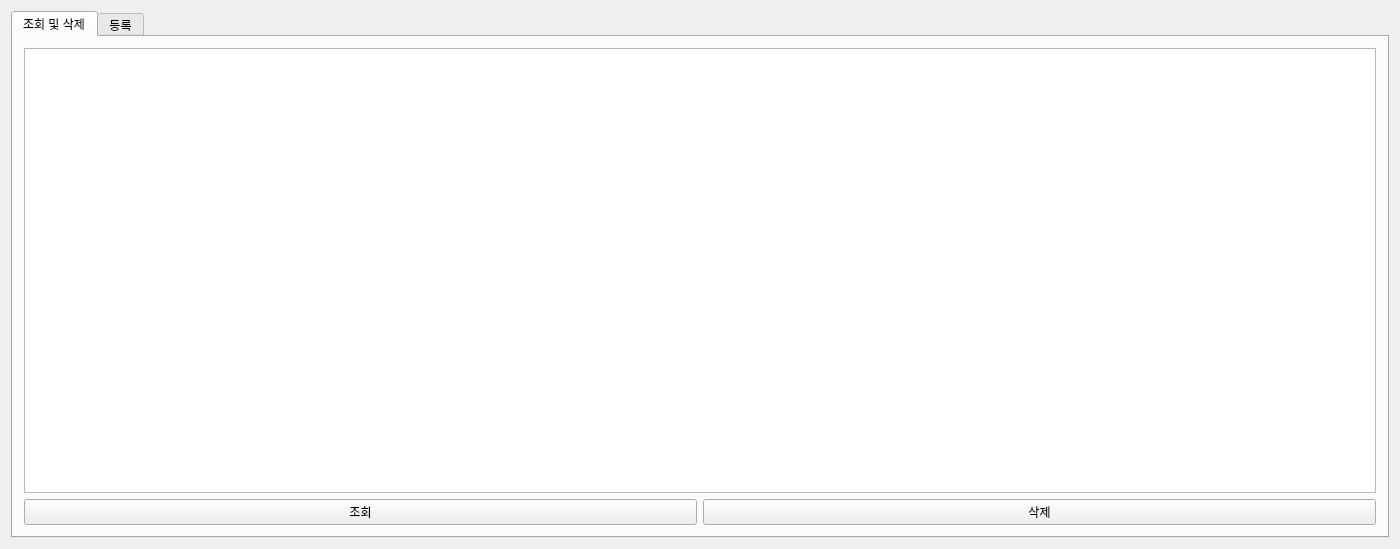
<?xml version="1.0" encoding="UTF-8"?>
<ui version="4.0">
 <class>MainWindow</class>
 <widget class="QMainWindow" name="MainWindow">
  <property name="geometry">
   <rect>
    <x>0</x>
    <y>0</y>
    <width>1400</width>
    <height>549</height>
   </rect>
  </property>
  <property name="windowTitle">
   <string>MainWindow</string>
  </property>
  <widget class="QWidget" name="centralWidget">
   <layout class="QGridLayout" name="gridLayout">
    <item row="0" column="0">
     <widget class="QTabWidget" name="tabWidget">
      <property name="currentIndex">
       <number>0</number>
      </property>
      <widget class="QWidget" name="tab">
       <attribute name="title">
        <string>조회 및 삭제</string>
       </attribute>
       <layout class="QVBoxLayout" name="verticalLayout_2">
        <item>
         <widget class="QTableView" name="tableView">
          <property name="layoutDirection">
           <enum>Qt::LeftToRight</enum>
          </property>
          <property name="sortingEnabled">
           <bool>true</bool>
          </property>
         </widget>
        </item>
        <item>
         <layout class="QHBoxLayout" name="horizontalLayout">
          <item>
           <widget class="QPushButton" name="selectButton">
            <property name="text">
             <string>조회</string>
            </property>
           </widget>
          </item>
          <item>
           <widget class="QPushButton" name="deleteButton">
            <property name="text">
             <string>삭제</string>
            </property>
           </widget>
          </item>
         </layout>
        </item>
       </layout>
      </widget>
      <widget class="QWidget" name="tab_2">
       <attribute name="title">
        <string>등록</string>
       </attribute>
       <layout class="QGridLayout" name="gridLayout_5">
        <item row="0" column="0">
         <layout class="QVBoxLayout" name="verticalLayout">
          <property name="sizeConstraint">
           <enum>QLayout::SetMaximumSize</enum>
          </property>
          <item>
           <layout class="QFormLayout" name="formLayout">
            <item row="0" column="0">
             <widget class="QLabel" name="name_label">
              <property name="autoFillBackground">
               <bool>true</bool>
              </property>
              <property name="text">
               <string>이름</string>
              </property>
              <property name="wordWrap">
               <bool>false</bool>
              </property>
             </widget>
            </item>
            <item row="0" column="1">
             <widget class="QComboBox" name="name_comboBox">
              <property name="editable">
               <bool>true</bool>
              </property>
             </widget>
            </item>
            <item row="2" column="0">
             <widget class="QLabel" name="category_label">
              <property name="text">
               <string>카테고리</string>
              </property>
             </widget>
            </item>
            <item row="2" column="1">
             <widget class="QComboBox" name="category_comboBox">
              <property name="editable">
               <bool>true</bool>
              </property>
             </widget>
            </item>
            <item row="3" column="0">
             <widget class="QLabel" name="keyword_label">
              <property name="text">
               <string>키워드</string>
              </property>
             </widget>
            </item>
            <item row="3" column="1">
             <widget class="QComboBox" name="keyword_comboBox">
              <property name="editable">
               <bool>true</bool>
              </property>
             </widget>
            </item>
            <item row="4" column="0">
             <widget class="QLabel" name="number_label">
              <property name="text">
               <string>보유 수량</string>
              </property>
             </widget>
            </item>
            <item row="4" column="1">
             <widget class="QLineEdit" name="number_lineEdit"/>
            </item>
            <item row="5" column="0">
             <widget class="QLabel" name="price_label">
              <property name="text">
               <string>주당 가격</string>
              </property>
             </widget>
            </item>
            <item row="5" column="1">
             <widget class="QLineEdit" name="price_lineEdit"/>
            </item>
            <item row="6" column="0">
             <widget class="QLabel" name="location_label">
              <property name="text">
               <string>위치</string>
              </property>
             </widget>
            </item>
            <item row="6" column="1">
             <widget class="QComboBox" name="location_comboBox">
              <property name="editable">
               <bool>true</bool>
              </property>
             </widget>
            </item>
            <item row="7" column="0">
             <widget class="QLabel" name="ect_label">
              <property name="text">
               <string>특이사항</string>
              </property>
             </widget>
            </item>
            <item row="7" column="1">
             <widget class="QLineEdit" name="ect_lineEdit"/>
            </item>
            <item row="8" column="0">
             <widget class="QLabel" name="h_label">
              <property name="text">
               <string>수고(H)</string>
              </property>
             </widget>
            </item>
            <item row="8" column="1">
             <widget class="QComboBox" name="h_comboBox">
              <property name="editable">
               <bool>true</bool>
              </property>
             </widget>
            </item>
            <item row="9" column="0">
             <widget class="QLabel" name="r_label">
              <property name="text">
               <string>근원 직경(R)</string>
              </property>
             </widget>
            </item>
            <item row="9" column="1">
             <widget class="QComboBox" name="r_comboBox">
              <property name="editable">
               <bool>true</bool>
              </property>
             </widget>
            </item>
            <item row="10" column="0">
             <widget class="QLabel" name="b_label">
              <property name="text">
               <string>흉고 직경(B)</string>
              </property>
             </widget>
            </item>
            <item row="10" column="1">
             <widget class="QComboBox" name="b_comboBox">
              <property name="editable">
               <bool>true</bool>
              </property>
             </widget>
            </item>
            <item row="11" column="0">
             <widget class="QLabel" name="w_label">
              <property name="text">
               <string>수관 폭(W)</string>
              </property>
             </widget>
            </item>
            <item row="11" column="1">
             <widget class="QComboBox" name="w_comboBox">
              <property name="editable">
               <bool>true</bool>
              </property>
             </widget>
            </item>
            <item row="12" column="0">
             <widget class="QLabel" name="l_label">
              <property name="text">
               <string>수관 길이(L)</string>
              </property>
             </widget>
            </item>
            <item row="12" column="1">
             <widget class="QComboBox" name="l_comboBox">
              <property name="editable">
               <bool>true</bool>
              </property>
             </widget>
            </item>
            <item row="13" column="0">
             <widget class="QLabel" name="t_label">
              <property name="text">
               <string>지하고(T)</string>
              </property>
             </widget>
            </item>
            <item row="13" column="1">
             <widget class="QComboBox" name="t_comboBox">
              <property name="editable">
               <bool>true</bool>
              </property>
             </widget>
            </item>
            <item row="14" column="0">
             <widget class="QLabel" name="manner_label">
              <property name="text">
               <string>육종방법</string>
              </property>
             </widget>
            </item>
            <item row="14" column="1">
             <widget class="QComboBox" name="manner_comboBox">
              <property name="editable">
               <bool>true</bool>
              </property>
             </widget>
            </item>
           </layout>
          </item>
          <item>
           <widget class="QPushButton" name="insertButton">
            <property name="text">
             <string>등록</string>
            </property>
           </widget>
          </item>
         </layout>
        </item>
       </layout>
      </widget>
     </widget>
    </item>
   </layout>
  </widget>
 </widget>
 <layoutdefault spacing="6" margin="11"/>
 <resources/>
 <connections/>
</ui>
